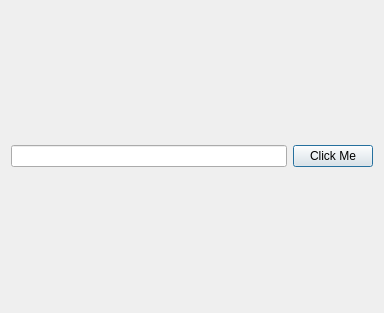
<?xml version="1.0" encoding="UTF-8"?>
<ui version="4.0">
 <class>Dialog</class>
 <widget class="QDialog" name="Dialog">
  <property name="geometry">
   <rect>
    <x>0</x>
    <y>0</y>
    <width>384</width>
    <height>313</height>
   </rect>
  </property>
  <property name="windowTitle">
   <string>Dialog</string>
  </property>
  <layout class="QHBoxLayout" name="horizontalLayout">
   <item>
    <widget class="QLineEdit" name="lineEdit">
     <property name="echoMode">
      <enum>QLineEdit::Password</enum>
     </property>
    </widget>
   </item>
   <item>
    <widget class="QPushButton" name="pushButton">
     <property name="text">
      <string>Click Me</string>
     </property>
    </widget>
   </item>
  </layout>
 </widget>
 <resources/>
 <connections/>
</ui>
